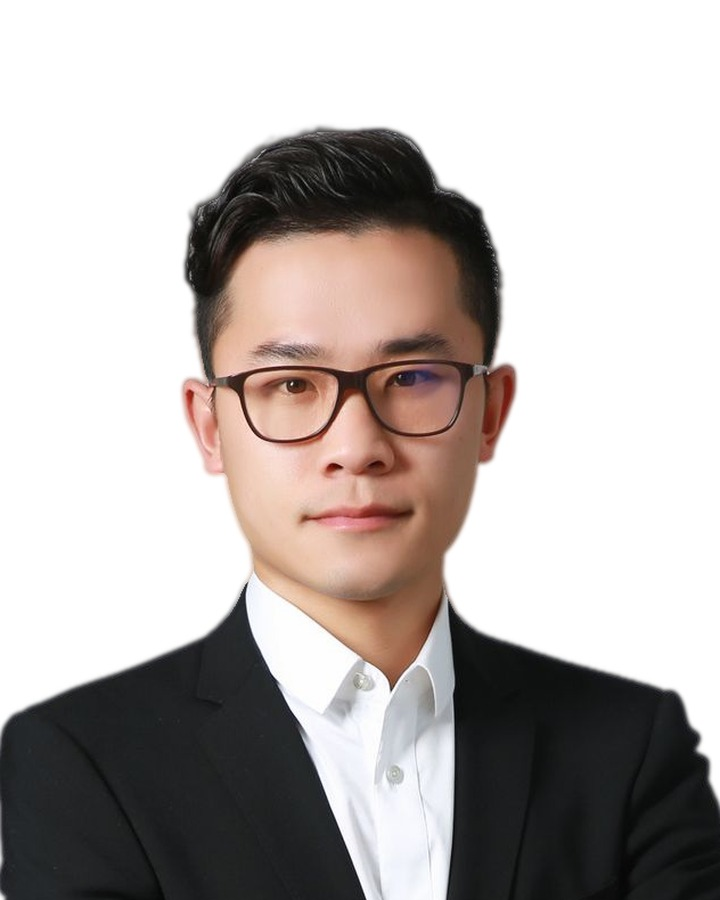
#> input picture codigo/foto-persona.jpg, 720 x 900 px
$ python motor.py codigo/foto-persona.jpg codigo/fondo-aurora-1.jpg
#> lines starting #> are read from the running program, lines starting #| are printed output that depends on the picture; after the words box and inside, x2 and y2 are one past the last pixel; in counts of white or black regions, pixels touching at a corner belong together
# -*- coding: utf-8 -*-
"""
Motor de mockups de credenciales DISECOD (agente #22, v1).
Recibe el logo de un cliente y genera 3 estilos de fotocheck (frontal + reverso)
+ una lámina de presentación con marco DISECOD. Sin internet, sin APIs: solo Pillow.
"""

import colorsys
import os
import random
import re
import sys
import unicodedata
from datetime import date

from PIL import Image, ImageDraw, ImageFilter, ImageFont, ImageOps

# ---------- Constantes ----------

CARD_W, CARD_H = 1011, 638          # CR80 a 300 dpi (horizontal)
RADIO = 36                          # esquinas redondeadas
GRIS_DISECOD = (56, 56, 56)         # #383838
LILA = (153, 135, 247)              # #9987F7
VERDE_LIMA = (231, 248, 73)         # #E7F849
DORADO = (201, 164, 92)             # acento de respaldo estilo premium
FONDO_OSCURO = (27, 27, 29)

DATOS = {"nombre": "María Fernández R.", "cargo": "Coordinadora de Operaciones", "id": "ID 00128"}

# Dentro del .exe (PyInstaller): la salida va junto al .exe y los recursos van empaquetados.
if getattr(sys, "frozen", False):
    RUTA_BASE = os.path.dirname(sys.executable)
    RUTA_RECURSOS = os.path.join(getattr(sys, "_MEIPASS", RUTA_BASE), "recursos")
else:
    RUTA_BASE = os.path.dirname(os.path.abspath(__file__))
    RUTA_RECURSOS = os.path.join(RUTA_BASE, "recursos")
LOGO_DISECOD = os.path.join(RUTA_RECURSOS, "logo-disecod-oscuro.png")

_FUENTES = {
    "regular": r"C:\Windows\Fonts\segoeui.ttf",
    "bold": r"C:\Windows\Fonts\segoeuib.ttf",
    "semibold": r"C:\Windows\Fonts\seguisb.ttf",
    "light": r"C:\Windows\Fonts\segoeuil.ttf",
}
_cache_fuentes = {}


def fuente(peso, tam):
    clave = (peso, tam)
    if clave not in _cache_fuentes:
        ruta = _FUENTES.get(peso, _FUENTES["regular"])
        if not os.path.exists(ruta):
            ruta = _FUENTES["regular"]
        _cache_fuentes[clave] = ImageFont.truetype(ruta, tam)
    return _cache_fuentes[clave]


# ---------- Utilidades de color ----------

def luminancia(rgb):
    def canal(c):
        c = c / 255.0
        return c / 12.92 if c <= 0.04045 else ((c + 0.055) / 1.055) ** 2.4
    r, g, b = (canal(c) for c in rgb[:3])
    return 0.2126 * r + 0.7152 * g + 0.0722 * b


def texto_sobre(rgb):
    """Blanco u oscuro según el fondo, con criterio WCAG."""
    return (255, 255, 255) if luminancia(rgb) < 0.45 else GRIS_DISECOD


def ajustar(rgb, factor):
    """factor < 1 oscurece, > 1 aclara hacia blanco."""
    if factor <= 1:
        return tuple(int(c * factor) for c in rgb[:3])
    return tuple(int(c + (255 - c) * (factor - 1)) for c in rgb[:3])


def saturacion(rgb):
    return colorsys.rgb_to_hsv(*(c / 255.0 for c in rgb[:3]))[1]


def distancia(c1, c2):
    return sum((a - b) ** 2 for a, b in zip(c1[:3], c2[:3])) ** 0.5


# ---------- Logo ----------

def cargar_logo(ruta):
#> called with ruta = 'codigo/foto-persona.jpg'
    logo = Image.open(ruta).convert("RGBA")
    # recortar bordes transparentes
    bbox = logo.getchannel("A").getbbox()
#> bbox = (0, 0, 720, 900)
    if bbox:
        logo = logo.crop(bbox)
    # recortar bordes blancos (logos JPG sobre fondo blanco)
    gris = Image.composite(logo.convert("L"), Image.new("L", logo.size, 255), logo.getchannel("A"))
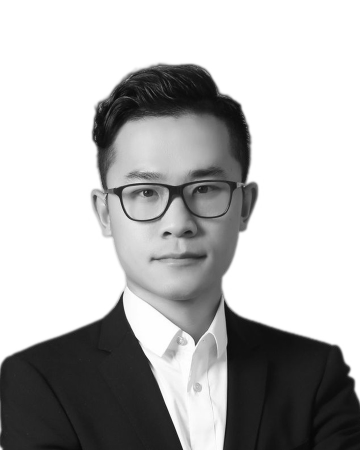
#> gris: PIL image 720x900 L (shown at 1/2 size); min 0, max 255, mean 179.9
    mascara_no_blanco = gris.point(lambda p: 255 if p < 242 else 0)
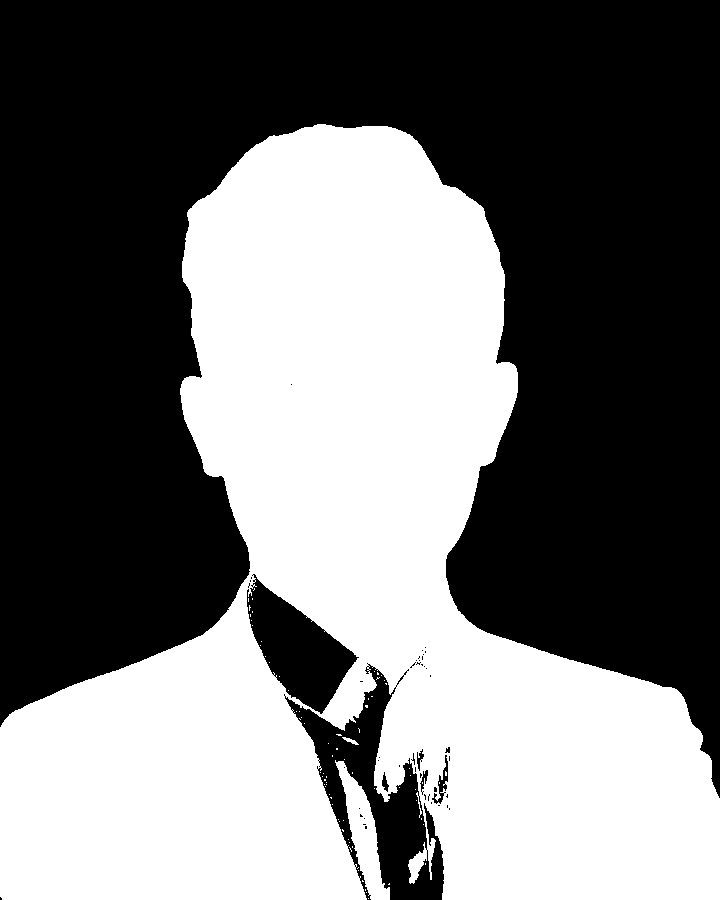
#> mascara_no_blanco: PIL image 720x900 L; 44.6% white; 77 white regions (74 under 20 px), largest, box (x1, y1, x2, y2) and area: (0, 124, 720, 900) 286002, (335, 760, 390, 900) 2770, (342, 737, 359, 745) 53
    bbox = mascara_no_blanco.getbbox()
#> bbox = (0, 124, 720, 900)
    if bbox:
        logo = logo.crop(bbox)
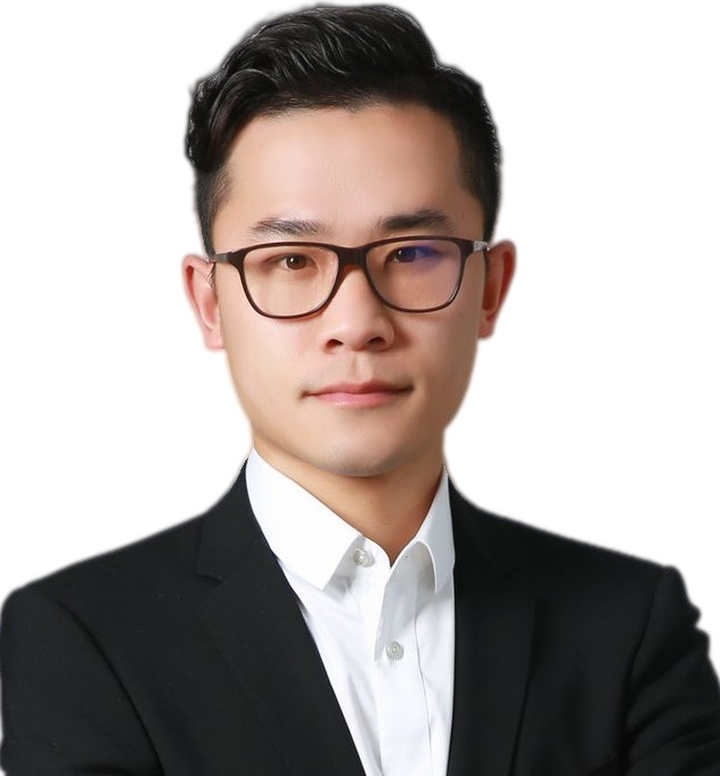
#> logo: PIL image 720x776 RGBA; mean R, G, B, A 173.5, 165.9, 163, 255
    return logo


def paleta_del_logo(logo):
    """Devuelve (primario, secundario). Ignora blancos y pondera saturación."""
    mini = logo.copy()
    mini.thumbnail((160, 160))
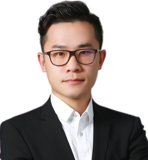
#> mini: PIL image 148x160 RGBA; mean R, G, B, A 173.5, 165.9, 163, 255
    pixeles = [
        (r, g, b) for r, g, b, a in mini.getdata()
        if a > 200 and not (luminancia((r, g, b)) > 0.88 and saturacion((r, g, b)) < 0.12)
    ]
#> pixeles = 12333 items, first 6: (231, 231, 231), (198, 199, 198), (199, 199, 199), (212, 212, 211), (226, 226, 225), (239, 239, 239)
    if not pixeles:
        return GRIS_DISECOD, LILA

    # agrupar colores parecidos
    grupos = []  # [color_representante, conteo]
    for px in pixeles:
        for grupo in grupos:
            if distancia(px, grupo[0]) < 55:
                grupo[1] += 1
                break
        else:
            grupos.append([px, 1])
#> this loop made 12333 passes
#> after the loop, grupo = [(56, 52, 48), 5593]; grupos = [[(231, 231, 231), 1015], [(198, 199, 198), 1436], [(165, 164, 165), 494], [(119, 119, 118), 690], [(86, 83, 85), 831], [(56, 52, 48), 5593], [(21, 20, 16), 1171], [(174, 130, 109), 686], [(145, 95, 73), 177], [(219, 174, 153), 193], [(110, 56, 38), 47]]

    def puntaje(grupo):
        return grupo[1] * (0.25 + saturacion(grupo[0]))

    grupos.sort(key=puntaje, reverse=True)
    primario = grupos[0][0]
#> primario = (56, 52, 48)

    secundario = None
    for grupo in grupos[1:]:
        if distancia(grupo[0], primario) > 110 and grupo[1] > len(pixeles) * 0.03:
            secundario = grupo[0]
            break
#> this loop made 2 passes
#> grupo on passes 1 to 2: [(21, 20, 16), 1171], [(174, 130, 109), 686]
    if secundario is None:
        secundario = ajustar(primario, 0.55) if luminancia(primario) > 0.35 else ajustar(primario, 1.55)

    # logo monocromo oscuro → respaldo de marca
    if saturacion(primario) < 0.08 and luminancia(primario) < 0.25:
        return GRIS_DISECOD, LILA
    return tuple(primario), tuple(secundario)


def logo_es_oscuro(logo):
    mini = logo.copy()
    mini.thumbnail((120, 120))
    valores = [luminancia((r, g, b)) for r, g, b, a in mini.getdata() if a > 200]
    return (sum(valores) / len(valores) < 0.45) if valores else False


def encajar(img, ancho, alto):
    copia = img.copy()
    copia.thumbnail((ancho, alto), Image.LANCZOS)
    return copia


# ---------- Piezas dibujadas ----------

def tarjeta_base(ancho, alto, color):
    tarjeta = Image.new("RGBA", (ancho, alto), (0, 0, 0, 0))
    d = ImageDraw.Draw(tarjeta)
    d.rounded_rectangle([0, 0, ancho - 1, alto - 1], RADIO, fill=color)
    return tarjeta


def mascara_redondeada(ancho, alto):
    m = Image.new("L", (ancho, alto), 0)
    ImageDraw.Draw(m).rounded_rectangle([0, 0, ancho - 1, alto - 1], RADIO, fill=255)
    return m


def gradiente_vertical(ancho, alto, color_arriba, color_abajo):
    franja = Image.new("RGB", (1, 2))
    franja.putpixel((0, 0), color_arriba)
    franja.putpixel((0, 1), color_abajo)
    return franja.resize((ancho, alto), Image.BILINEAR)


def avatar_rect(ancho, alto):
    """Foto carnet genérica: silueta neutra, nada de personas reales."""
    img = Image.new("RGB", (ancho, alto), (221, 227, 234))
    d = ImageDraw.Draw(img)
    cx = ancho // 2
    r_cabeza = int(ancho * 0.23)
    cy_cabeza = int(alto * 0.36)
    color_silueta = (154, 167, 181)
    d.ellipse([cx - r_cabeza, cy_cabeza - r_cabeza, cx + r_cabeza, cy_cabeza + r_cabeza], fill=color_silueta)
    d.ellipse([cx - int(ancho * 0.42), int(alto * 0.62), cx + int(ancho * 0.42), int(alto * 1.25)], fill=color_silueta)
    return img


def avatar_circular(diametro):
    img = avatar_rect(diametro, diametro)
    mascara = Image.new("L", (diametro, diametro), 0)
    ImageDraw.Draw(mascara).ellipse([0, 0, diametro - 1, diametro - 1], fill=255)
    img.putalpha(mascara)
    return img


def pseudo_qr(semilla, tam, fg=(20, 20, 20), bg=(255, 255, 255)):
    """QR decorativo (no escaneable) para que el reverso se vea real."""
    modulos = 21
    rnd = random.Random(semilla)
    celda = max(2, tam // (modulos + 4))
    lado = celda * (modulos + 4)
    img = Image.new("RGB", (lado, lado), bg)
    d = ImageDraw.Draw(img)

    def cuadro(cx, cy, n, color):
        d.rectangle([(cx + 2) * celda, (cy + 2) * celda, (cx + n + 2) * celda - 1, (cy + n + 2) * celda - 1], fill=color)

    for y in range(modulos):
        for x in range(modulos):
            if rnd.random() < 0.45:
                cuadro(x, y, 1, fg)
    # patrones de posición
    for px, py in [(0, 0), (modulos - 7, 0), (0, modulos - 7)]:
        cuadro(px, py, 7, fg)
        cuadro(px + 1, py + 1, 5, bg)
        cuadro(px + 2, py + 2, 3, fg)
    return img.resize((tam, tam), Image.NEAREST)


def chip_logo(logo, ancho_max, alto_max, relleno=28, fondo=(255, 255, 255, 255)):
    """Logo sobre placa redondeada (para asegurar contraste con el fondo de la tarjeta)."""
    interior = encajar(logo, ancho_max - relleno * 2, alto_max - relleno * 2)
    chip = Image.new("RGBA", (interior.width + relleno * 2, interior.height + relleno * 2), (0, 0, 0, 0))
    ImageDraw.Draw(chip).rounded_rectangle([0, 0, chip.width - 1, chip.height - 1], 24, fill=fondo)
    chip.alpha_composite(interior, (relleno, relleno))
    return chip


def logo_es_claro(logo):
    mini = logo.copy()
    mini.thumbnail((120, 120))
    valores = [luminancia((r, g, b)) for r, g, b, a in mini.getdata() if a > 200]
    return (sum(valores) / len(valores) > 0.70) if valores else False


def pegar_logo(canvas, logo, caja, fondo_claro=True):
    """Pega el logo encajado en la caja (x, y, ancho, alto), con placa si hace falta contraste."""
    x, y, ancho, alto = caja
    if fondo_claro and logo_es_claro(logo):
        pieza = chip_logo(logo, ancho, alto, fondo=GRIS_DISECOD + (255,))
    elif not fondo_claro and logo_es_oscuro(logo):
        pieza = chip_logo(logo, ancho, alto)
    else:
        pieza = encajar(logo, ancho, alto)
    canvas.alpha_composite(pieza, (x + (ancho - pieza.width) // 2, y + (alto - pieza.height) // 2))


# ---------- Estilos ----------

def estilo1_frontal(logo, prim, sec, cliente):
    t = tarjeta_base(CARD_W, CARD_H, (255, 255, 255))
    d = ImageDraw.Draw(t)
    # banda superior y filo inferior
    d.rectangle([0, 0, CARD_W, 30], fill=prim)
    d.rectangle([0, CARD_H - 22, CARD_W, CARD_H], fill=sec)
    # logo
    pegar_logo(t, logo, (60, 70, 420, 150), fondo_claro=True)
    # foto
    foto = avatar_rect(260, 330)
    t.paste(foto, (700, 95))
    d.rectangle([700, 95, 960, 425], outline=prim, width=5)
    # textos
    d.text((60, 290), DATOS["nombre"], font=fuente("bold", 56), fill=GRIS_DISECOD)
    d.text((60, 368), DATOS["cargo"], font=fuente("regular", 36), fill=(90, 95, 102))
    d.text((60, 430), cliente, font=fuente("semibold", 30), fill=prim)
    # chip ID
    txt_id = DATOS["id"]
    f_id = fuente("semibold", 30)
    ancho_id = d.textlength(txt_id, font=f_id)
    d.rounded_rectangle([60, 500, 60 + ancho_id + 56, 560], 30, fill=prim)
    d.text((88, 511), txt_id, font=f_id, fill=texto_sobre(prim))
    t.putalpha(mascara_redondeada(CARD_W, CARD_H))
    return t


def estilo1_reverso(logo, prim, sec, cliente):
    t = tarjeta_base(CARD_W, CARD_H, (255, 255, 255))
    d = ImageDraw.Draw(t)
    d.rectangle([0, 0, CARD_W, 22], fill=sec)
    d.rectangle([0, CARD_H - 30, CARD_W, CARD_H], fill=prim)
    pegar_logo(t, logo, (CARD_W // 2 - 190, 60, 380, 130), fondo_claro=True)
    d.line([260, 235, CARD_W - 260, 235], fill=prim, width=4)
    qr = pseudo_qr(cliente, 210)
    t.paste(qr, (CARD_W // 2 - 105, 270))
    d.text((CARD_W // 2, 505), "Escanee para validar la credencial",
           font=fuente("regular", 28), fill=(110, 115, 122), anchor="ma")
    d.text((CARD_W // 2, 548), "www.suempresa.com  ·  (01) 000 0000",
           font=fuente("regular", 26), fill=(150, 154, 160), anchor="ma")
    t.putalpha(mascara_redondeada(CARD_W, CARD_H))
    return t


def estilo2_frontal(logo, prim, sec, cliente):
    alto, ancho = CARD_W, CARD_H  # vertical: 638 × 1011
    fondo = gradiente_vertical(ancho, alto, prim, ajustar(prim, 0.62)).convert("RGBA")
    t = Image.new("RGBA", (ancho, alto))
    t.paste(fondo, (0, 0))
    d = ImageDraw.Draw(t)
    # franja diagonal inferior en secundario
    d.polygon([(0, alto - 150), (ancho, alto - 230), (ancho, alto), (0, alto)], fill=sec)
    # chip de logo (placa oscura si el logo es claro)
    fondo_chip = GRIS_DISECOD + (255,) if logo_es_claro(logo) else (255, 255, 255, 255)
    chip = chip_logo(logo, 420, 170, fondo=fondo_chip)
    t.alpha_composite(chip, ((ancho - chip.width) // 2, 55))
    # foto circular con aro
    foto = avatar_circular(300)
    aro = Image.new("RGBA", (320, 320), (0, 0, 0, 0))
    ImageDraw.Draw(aro).ellipse([0, 0, 319, 319], fill=(255, 255, 255, 255))
    t.alpha_composite(aro, ((ancho - 320) // 2, 280))
    t.alpha_composite(foto, ((ancho - 300) // 2, 290))
    # textos
    col_txt = texto_sobre(prim)
    d.text((ancho // 2, 635), DATOS["nombre"], font=fuente("bold", 50), fill=col_txt, anchor="ma")
    d.text((ancho // 2, 705), DATOS["cargo"], font=fuente("regular", 32), fill=col_txt, anchor="ma")
    f_emp = fuente("semibold", 28)
    d.text((ancho // 2, 760), cliente, font=f_emp, fill=col_txt, anchor="ma")
    # pill ID sobre la franja
    f_id = fuente("semibold", 30)
    ancho_id = d.textlength(DATOS["id"], font=f_id)
    x0 = (ancho - ancho_id - 60) // 2
    d.rounded_rectangle([x0, alto - 125, x0 + ancho_id + 60, alto - 63], 31, fill=(255, 255, 255))
    d.text((ancho // 2, alto - 112), DATOS["id"], font=f_id, fill=ajustar(prim, 0.55), anchor="ma")
    t.putalpha(mascara_redondeada(ancho, alto))
    return t


def estilo2_reverso(logo, prim, sec, cliente):
    alto, ancho = CARD_W, CARD_H
    t = Image.new("RGBA", (ancho, alto))
    t.paste(Image.new("RGB", (ancho, alto), ajustar(prim, 0.55)), (0, 0))
    d = ImageDraw.Draw(t)
    d.polygon([(0, 0), (ancho, 0), (ancho, 90), (0, 170)], fill=sec)
    fondo_chip = GRIS_DISECOD + (255,) if logo_es_claro(logo) else (255, 255, 255, 255)
    chip = chip_logo(logo, 380, 150, fondo=fondo_chip)
    t.alpha_composite(chip, ((ancho - chip.width) // 2, 230))
    caja_qr = Image.new("RGBA", (260, 260), (255, 255, 255, 255))
    caja_qr.paste(pseudo_qr(cliente + "-r", 220), (20, 20))
    t.alpha_composite(caja_qr, ((ancho - 260) // 2, 470))
    col_txt = texto_sobre(ajustar(prim, 0.55))
    d.text((ancho // 2, 790), "Credencial de identificación", font=fuente("regular", 28), fill=col_txt, anchor="ma")
    d.text((ancho // 2, 838), "www.suempresa.com", font=fuente("semibold", 30), fill=col_txt, anchor="ma")
    t.putalpha(mascara_redondeada(ancho, alto))
    return t


def estilo3_frontal(logo, prim, sec, cliente):
    acento = prim if saturacion(prim) > 0.22 else DORADO
    t = tarjeta_base(CARD_W, CARD_H, FONDO_OSCURO)
    d = ImageDraw.Draw(t)
    pegar_logo(t, logo, (70, 80, 380, 160), fondo_claro=False)
    d.line([74, 290, 254, 290], fill=acento, width=6)
    d.text((74, 330), DATOS["nombre"], font=fuente("bold", 52), fill=(244, 244, 246))
    d.text((74, 404), DATOS["cargo"], font=fuente("regular", 34), fill=(170, 174, 182))
    d.text((74, 470), cliente, font=fuente("semibold", 28), fill=acento)
    d.text((74, 540), DATOS["id"], font=fuente("light", 30), fill=(140, 144, 152))
    foto = avatar_circular(280)
    aro = Image.new("RGBA", (300, 300), (0, 0, 0, 0))
    ImageDraw.Draw(aro).ellipse([0, 0, 299, 299], outline=acento, width=8)
    t.alpha_composite(foto, (660, 170))
    t.alpha_composite(aro, (650, 160))
    t.putalpha(mascara_redondeada(CARD_W, CARD_H))
    return t


def estilo3_reverso(logo, prim, sec, cliente):
    acento = prim if saturacion(prim) > 0.22 else DORADO
    t = tarjeta_base(CARD_W, CARD_H, FONDO_OSCURO)
    d = ImageDraw.Draw(t)
    d.rounded_rectangle([24, 24, CARD_W - 24, CARD_H - 24], 26, outline=acento, width=3)
    pegar_logo(t, logo, (CARD_W // 2 - 170, 130, 340, 150), fondo_claro=False)
    d.line([CARD_W // 2 - 90, 330, CARD_W // 2 + 90, 330], fill=acento, width=4)
    d.text((CARD_W // 2, 380), "Esta credencial es personal e intransferible.",
           font=fuente("regular", 26), fill=(170, 174, 182), anchor="ma")
    d.text((CARD_W // 2, 430), "www.suempresa.com", font=fuente("semibold", 28), fill=(220, 222, 228), anchor="ma")
    t.putalpha(mascara_redondeada(CARD_W, CARD_H))
    return t


ESTILOS = [
    ("Estilo 1 — Corporativo", estilo1_frontal, estilo1_reverso),
    ("Estilo 2 — Full color", estilo2_frontal, estilo2_reverso),
    ("Estilo 3 — Premium", estilo3_frontal, estilo3_reverso),
]


# ---------- Composición de salidas ----------

def con_sombra(canvas, pieza, xy, radio_sombra=18, alpha=70):
    x, y = xy
    sombra = Image.new("RGBA", (pieza.width + 80, pieza.height + 80), (0, 0, 0, 0))
    nucleo = Image.new("RGBA", pieza.size, (0, 0, 0, alpha))
    nucleo.putalpha(pieza.getchannel("A").point(lambda p: alpha if p > 10 else 0))
    sombra.alpha_composite(nucleo, (40, 40))
    sombra = sombra.filter(ImageFilter.GaussianBlur(radio_sombra))
    canvas.alpha_composite(sombra, (x - 40 + 8, y - 40 + 12))
    canvas.alpha_composite(pieza, (x, y))


def png_estilo(titulo, frontal, reverso):
    margen, sep, etiqueta_h = 70, 70, 90
    ancho = frontal.width + reverso.width + margen * 2 + sep
    alto = max(frontal.height, reverso.height) + margen + etiqueta_h + 50
    canvas = Image.new("RGBA", (ancho, alto), (247, 247, 248, 255))
    d = ImageDraw.Draw(canvas)
    d.text((margen, 28), titulo, font=fuente("bold", 40), fill=GRIS_DISECOD)
    for img, x, rotulo in [(frontal, margen, "FRONTAL"), (reverso, margen + frontal.width + sep, "REVERSO")]:
        con_sombra(canvas, img, (x, etiqueta_h + 20))
        d.text((x + img.width // 2, etiqueta_h - 18), rotulo, font=fuente("semibold", 24), fill=(150, 154, 160), anchor="ma")
    return canvas.convert("RGB")


def lamina(cliente, piezas):
    """piezas: lista de (titulo, frontal, reverso). Lámina con marco DISECOD."""
    ANCHO = 2300
    col_w = (ANCHO - 4 * 70) // 3
    esc_h = 0.55  # escala tarjetas horizontales

    canvas = Image.new("RGBA", (ANCHO, 1640), (247, 247, 248, 255))
    d = ImageDraw.Draw(canvas)

    # cabecera
    d.rectangle([0, 0, ANCHO, 170], fill=GRIS_DISECOD)
    d.rectangle([0, 170, ANCHO, 182], fill=LILA)
    if os.path.exists(LOGO_DISECOD):
        logo_d = encajar(Image.open(LOGO_DISECOD).convert("RGBA"), 380, 96)
        canvas.alpha_composite(logo_d, (70, (170 - logo_d.height) // 2))
    d.text((ANCHO - 70, 52), f"Propuesta de fotochecks — {cliente}",
           font=fuente("bold", 52), fill=(255, 255, 255), anchor="ra")
    d.text((ANCHO - 70, 118), date.today().strftime("Lima, %d/%m/%Y"),
           font=fuente("regular", 30), fill=VERDE_LIMA, anchor="ra")

    # columnas
    y_top = 250
    for i, (titulo, frontal, reverso) in enumerate(piezas):
        x0 = 70 + i * (col_w + 70)
        d.text((x0 + col_w // 2, y_top - 48), titulo, font=fuente("semibold", 32), fill=GRIS_DISECOD, anchor="ma")
        if frontal.width > frontal.height:  # horizontal: apiladas
            fr = frontal.resize((int(frontal.width * esc_h), int(frontal.height * esc_h)), Image.LANCZOS)
            rv = reverso.resize((int(reverso.width * esc_h), int(reverso.height * esc_h)), Image.LANCZOS)
            con_sombra(canvas, fr, (x0 + (col_w - fr.width) // 2, y_top + 30), 14, 60)
            con_sombra(canvas, rv, (x0 + (col_w - rv.width) // 2, y_top + 30 + fr.height + 70), 14, 60)
        else:  # vertical: lado a lado
            esc = (col_w - 50) / (frontal.width * 2)
            fr = frontal.resize((int(frontal.width * esc), int(frontal.height * esc)), Image.LANCZOS)
            rv = reverso.resize((int(reverso.width * esc), int(reverso.height * esc)), Image.LANCZOS)
            con_sombra(canvas, fr, (x0, y_top + 60), 14, 60)
            con_sombra(canvas, rv, (x0 + fr.width + 50, y_top + 60), 14, 60)

    # pie
    d.rectangle([0, 1640 - 120, ANCHO, 1640 - 116], fill=LILA)
    d.text((ANCHO // 2, 1640 - 86),
           "DISECOD — Fotochecks e impresoras EVOLIS",
           font=fuente("semibold", 32), fill=GRIS_DISECOD, anchor="ma")
    d.text((ANCHO // 2, 1640 - 42),
           "www.fotochecks.pe   ·   ventas@disecod.com   ·   Av. Arenales 1912 Of. 1304, Lince",
           font=fuente("regular", 26), fill=(110, 115, 122), anchor="ma")
    return canvas.convert("RGB")


# ---------- Orquestación ----------

def slug(texto):
    texto = unicodedata.normalize("NFKD", texto).encode("ascii", "ignore").decode()
    return re.sub(r"[^A-Za-z0-9]+", "-", texto).strip("-") or "Cliente"


def generar(ruta_logo, cliente, carpeta_salida=None):
    cliente = (cliente or "Cliente").strip() or "Cliente"
    logo = cargar_logo(ruta_logo)
    prim, sec = paleta_del_logo(logo)
#> prim = (56, 52, 48); sec = (174, 130, 109)

    piezas = []
    for titulo, fn_frontal, fn_reverso in ESTILOS:
        piezas.append((titulo, fn_frontal(logo, prim, sec, cliente), fn_reverso(logo, prim, sec, cliente)))
#> this loop made 3 passes
#> pass 1, in pegar_logo, `pieza = encajar(logo, ancho, alto)`:
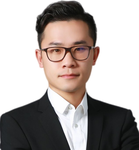
#> pieza: PIL image 139x150 RGBA; mean R, G, B, A 173.5, 165.9, 163, 255
#> after the loop, piezas = 3 items

    if carpeta_salida is None:
        carpeta_salida = os.path.join(RUTA_BASE, "salida", f"{slug(cliente)}-{date.today():%Y-%m-%d}")
#> (the rest of the program and of its run is left out)
